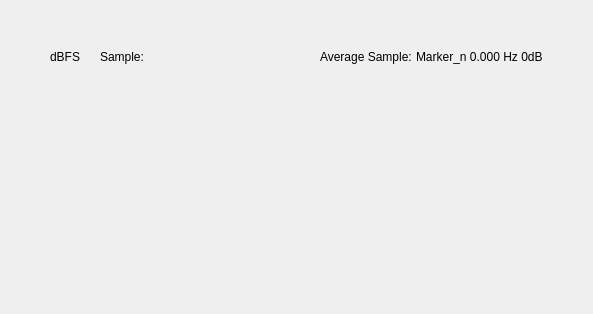
         <widget class="QWidget" name="widgetPlotContainer" native="true">
          <property name="sizePolicy">
           <sizepolicy hsizetype="Expanding" vsizetype="Expanding">
            <horstretch>0</horstretch>
            <verstretch>0</verstretch>
           </sizepolicy>
          </property>
          <property name="styleSheet">
           <string notr="true"/>
          </property>
          <layout class="QGridLayout" name="gridLayout">
           <property name="leftMargin">
            <number>50</number>
           </property>
           <property name="topMargin">
            <number>50</number>
           </property>
           <property name="rightMargin">
            <number>50</number>
           </property>
           <property name="bottomMargin">
            <number>20</number>
           </property>
           <property name="horizontalSpacing">
            <number>0</number>
           </property>
           <property name="verticalSpacing">
            <number>10</number>
           </property>
           <item row="3" column="0">
            <layout class="QHBoxLayout" name="hLayout_plotBottomBar">
             <property name="spacing">
              <number>0</number>
             </property>
            </layout>
           </item>
           <item row="1" column="0">
            <widget class="QWidget" name="plot_placeholder" native="true">
             <property name="minimumSize">
              <size>
               <width>200</width>
               <height>200</height>
              </size>
             </property>
            </widget>
           </item>
           <item row="0" column="0">
            <layout class="QHBoxLayout" name="hLayout_plotTopBar">
             <property name="spacing">
              <number>0</number>
             </property>
             <item>
              <widget class="QLabel" name="lblMagUnit">
               <property name="text">
                <string>dBFS</string>
               </property>
              </widget>
             </item>
             <item>
              <spacer name="horizontalSpacer_12">
               <property name="orientation">
                <enum>Qt::Horizontal</enum>
               </property>
               <property name="sizeType">
                <enum>QSizePolicy::Fixed</enum>
               </property>
               <property name="sizeHint" stdset="0">
                <size>
                 <width>20</width>
                 <height>0</height>
                </size>
               </property>
              </spacer>
             </item>
             <item>
              <widget class="QLabel" name="lbl_crtSampleNb">
               <property name="minimumSize">
                <size>
                 <width>200</width>
                 <height>0</height>
                </size>
               </property>
               <property name="maximumSize">
                <size>
                 <width>200</width>
                 <height>16777215</height>
                </size>
               </property>
               <property name="text">
                <string>Sample:</string>
               </property>
              </widget>
             </item>
             <item>
              <spacer name="horizontalSpacer_14">
               <property name="orientation">
                <enum>Qt::Horizontal</enum>
               </property>
               <property name="sizeType">
                <enum>QSizePolicy::Fixed</enum>
               </property>
               <property name="sizeHint" stdset="0">
                <size>
                 <width>20</width>
                 <height>0</height>
                </size>
               </property>
              </spacer>
             </item>
             <item>
              <widget class="QLabel" name="lbl_crtAvgSample">
               <property name="text">
                <string>Average Sample: </string>
               </property>
              </widget>
             </item>
             <item>
              <spacer name="horizontalSpacer_13">
               <property name="orientation">
                <enum>Qt::Horizontal</enum>
               </property>
               <property name="sizeHint" stdset="0">
                <size>
                 <width>0</width>
                 <height>10</height>
                </size>
               </property>
              </spacer>
             </item>
             <item>
              <widget class="QLabel" name="lbl_crtMarkerReading">
               <property name="text">
                <string>Marker_n 0.000 Hz 0dB</string>
               </property>
              </widget>
             </item>
            </layout>
           </item>
           <item row="2" column="0">
            <widget class="adiscope::MarkerTable" name="markerTable" native="true"/>
           </item>
           <item row="4" column="0">
            <widget class="adiscope::InstrumentNotes" name="instrumentNotes" native="true"/>
           </item>
          </layout>
         </widget>
